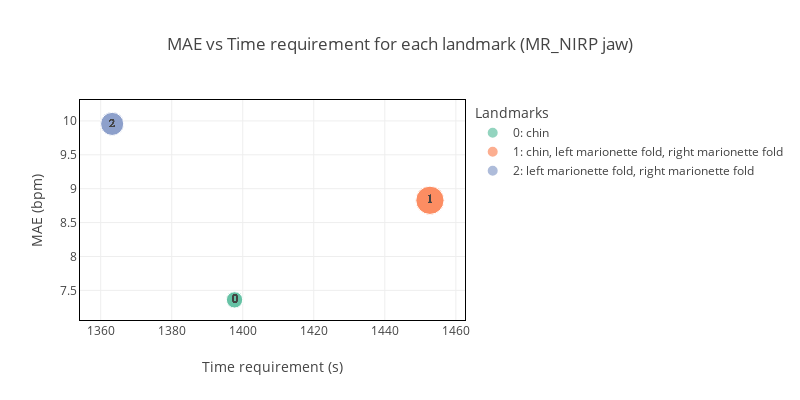

This figure's notebook cell:
### Code cell
roi = 'jaw'
df = pd.read_hdf(f'../results/test_landmarks/h5/{dataset_name}/{dataset_name}_landmarks_in_roi.h5', key='df')\
        .query(f'ROI == "{roi}"')
# df = pd.read_hdf(f'../results/test_landmarks/h5/{dataset_name}/{dataset_name}_{roi}.h5', key='df')
df = pd.concat([df, df_all.query(f'ROI == "{roi}"')]).reset_index(drop=True)    
metric = 'MAE'

df, rankings = get_rankings_roi(df, dataset_name, metric)
fig, axs = plt.subplots(1,2,figsize=(15,4))
fig, axs = plot_bar_roi(df, rankings, roi, dataset_name, ncol=2, fig=fig, axs=axs)
plt.show()

fig, axs = plt.subplots(1,2,figsize=(12,4))
fig, axs = plot_box_roi(df, rankings, roi, dataset_name, ncol=1, fig=fig, axs=axs)
plt.show()

df1, fig, ax = plot_bubble_roi(df, metric, dataset_name, roi, fig, ax, size=[800,400])
fig.show()


# print the worst video landmarks combination
df.sort_values('MAE',ascending=False).groupby('video').head(1)[['method','dataset','videoFilename','landmarks','MAE','RMSE','PCC','video','score']]

### Figure 1 — Plotly figure (JSON) as saved in the notebook; plotly's stock layout.template omitted (floating-point values rounded to 4 significant figures)
{"data": [{"customdata": [["0: chin"], ["0: chin"], ["0: chin"], ["0: chin"], ["0: chin"], ["0: chin"], ["0: chin"], ["0: chin"], ["0: chin"], ["0: chin"], ["0: chin"], ["0: chin"], ["0: chin"], ["0: chin"], ["0: chin"]], "hovertemplate": "Landmarks=%{customdata[0]}<br>Time requirement (s)=%{x}<br>MAE (bpm)=%{y}<br>Number of landmarks=%{marker.size}<br>landmarks_id=%{text}<extra></extra>", "legendgroup": "0: chin", "marker": {"color": "rgb(102,194,165)", "size": [1, 1, 1, 1, 1, 1, 1, 1, 1, 1, 1, 1, 1, 1, 1], "sizemode": "area", "sizeref": 0.0075, "symbol": "circle"}, "mode": "markers+text", "name": "0: chin", "orientation": "v", "showlegend": true, "text": [0, 0, 0, 0, 0, 0, 0, 0, 0, 0, 0, 0, 0, 0, 0], "textfont": {"family": "Courier New", "size": 12}, "textposition": "middle center", "type": "scatter", "x": [1398.0, 1398.0, 1398.0, 1398.0, 1398.0, 1398.0, 1398.0, 1398.0, 1398.0, 1398.0, 1398.0, 1398.0, 1398.0, 1398.0, 1398.0], "xaxis": "x", "y": [7.36, 7.36, 7.36, 7.36, 7.36, 7.36, 7.36, 7.36, 7.36, 7.36, 7.36, 7.36, 7.36, 7.36, 7.36], "yaxis": "y"}, {"customdata": [["1: chin, left marionette fold, right marionette fold"], ["1: chin, left marionette fold, right marionette fold"], ["1: chin, left marionette fold, right marionette fold"], ["1: chin, left marionette fold, right marionette fold"], ["1: chin, left marionette fold, right marionette fold"], ["1: chin, left marionette fold, right marionette fold"], ["1: chin, left marionette fold, right marionette fold"], ["1: chin, left marionette fold, right marionette fold"], ["1: chin, left marionette fold, right marionette fold"], ["1: chin, left marionette fold, right marionette fold"], ["1: chin, left marionette fold, right marionette fold"], ["1: chin, left marionette fold, right marionette fold"], ["1: chin, left marionette fold, right marionette fold"], ["1: chin, left marionette fold, right marionette fold"], ["1: chin, left marionette fold, right marionette fold"]], "hovertemplate": "Landmarks=%{customdata[0]}<br>Time requirement (s)=%{x}<br>MAE (bpm)=%{y}<br>Number of landmarks=%{marker.size}<br>landmarks_id=%{text}<extra></extra>", "legendgroup": "1: chin, left marionette fold, right marionette fold", "marker": {"color": "rgb(252,141,98)", "size": [3, 3, 3, 3, 3, 3, 3, 3, 3, 3, 3, 3, 3, 3, 3], "sizemode": "area", "sizeref": 0.0075, "symbol": "circle"}, "mode": "markers+text", "name": "1: chin, left marionette fold, right marionette fold", "orientation": "v", "showlegend": true, "text": [1, 1, 1, 1, 1, 1, 1, 1, 1, 1, 1, 1, 1, 1, 1], "textfont": {"family": "Courier New", "size": 12}, "textposition": "middle center", "type": "scatter", "x": [1453.0, 1453.0, 1453.0, 1453.0, 1453.0, 1453.0, 1453.0, 1453.0, 1453.0, 1453.0, 1453.0, 1453.0, 1453.0, 1453.0, 1453.0], "xaxis": "x", "y": [8.829, 8.829, 8.829, 8.829, 8.829, 8.829, 8.829, 8.829, 8.829, 8.829, 8.829, 8.829, 8.829, 8.829, 8.829], "yaxis": "y"}, {"customdata": [["2: left marionette fold, right marionette fold"], ["2: left marionette fold, right marionette fold"], ["2: left marionette fold, right marionette fold"], ["2: left marionette fold, right marionette fold"], ["2: left marionette fold, right marionette fold"], ["2: left marionette fold, right marionette fold"], ["2: left marionette fold, right marionette fold"], ["2: left marionette fold, right marionette fold"], ["2: left marionette fold, right marionette fold"], ["2: left marionette fold, right marionette fold"], ["2: left marionette fold, right marionette fold"], ["2: left marionette fold, right marionette fold"], ["2: left marionette fold, right marionette fold"], ["2: left marionette fold, right marionette fold"], ["2: left marionette fold, right marionette fold"]], "hovertemplate": "Landmarks=%{customdata[0]}<br>Time requirement (s)=%{x}<br>MAE (bpm)=%{y}<br>Number of landmarks=%{marker.size}<br>landmarks_id=%{text}<extra></extra>", "legendgroup": "2: left marionette fold, right marionette fold", "marker": {"color": "rgb(141,160,203)", "size": [2, 2, 2, 2, 2, 2, 2, 2, 2, 2, 2, 2, 2, 2, 2], "sizemode": "area", "sizeref": 0.0075, "symbol": "circle"}, "mode": "markers+text", "name": "2: left marionette fold, right marionette fold", "orientation": "v", "showlegend": true, "text": [2, 2, 2, 2, 2, 2, 2, 2, 2, 2, 2, 2, 2, 2, 2], "textfont": {"family": "Courier New", "size": 12}, "textposition": "middle center", "type": "scatter", "x": [1363.0, 1363.0, 1363.0, 1363.0, 1363.0, 1363.0, 1363.0, 1363.0, 1363.0, 1363.0, 1363.0, 1363.0, 1363.0, 1363.0, 1363.0], "xaxis": "x", "y": [9.956, 9.956, 9.956, 9.956, 9.956, 9.956, 9.956, 9.956, 9.956, 9.956, 9.956, 9.956, 9.956, 9.956, 9.956], "yaxis": "y"}], "layout": {"height": 400, "legend": {"itemsizing": "constant", "title": {"text": "Landmarks"}, "tracegroupgap": 0}, "title": {"text": "MAE vs Time requirement for each landmark (MR_NIRP jaw)"}, "width": 800, "xaxis": {"anchor": "y", "domain": [0, 1], "linecolor": "black", "mirror": true, "showline": true, "title": {"text": "Time requirement (s)"}}, "yaxis": {"anchor": "x", "domain": [0, 1], "linecolor": "black", "mirror": true, "showline": true, "title": {"text": "MAE (bpm)"}}}}
